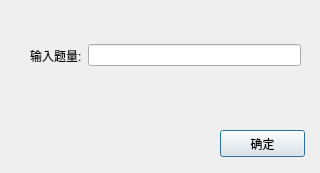
<?xml version="1.0" encoding="UTF-8"?>
<ui version="4.0">
 <class>SettingQuantity</class>
 <widget class="QDialog" name="SettingQuantity">
  <property name="geometry">
   <rect>
    <x>0</x>
    <y>0</y>
    <width>320</width>
    <height>173</height>
   </rect>
  </property>
  <property name="windowTitle">
   <string>设置题目数量</string>
  </property>
  <widget class="QWidget" name="horizontalLayoutWidget">
   <property name="geometry">
    <rect>
     <x>30</x>
     <y>40</y>
     <width>271</width>
     <height>31</height>
    </rect>
   </property>
   <layout class="QHBoxLayout" name="horizontalLayout">
    <item>
     <widget class="QLabel" name="label">
      <property name="text">
       <string>输入题量:</string>
      </property>
     </widget>
    </item>
    <item>
     <widget class="QLineEdit" name="lineEdit"/>
    </item>
   </layout>
  </widget>
  <widget class="QPushButton" name="pushButton">
   <property name="geometry">
    <rect>
     <x>220</x>
     <y>130</y>
     <width>85</width>
     <height>27</height>
    </rect>
   </property>
   <property name="text">
    <string>确定</string>
   </property>
  </widget>
 </widget>
 <resources/>
 <connections/>
 <slots>
  <slot>myslot1()</slot>
 </slots>
</ui>
